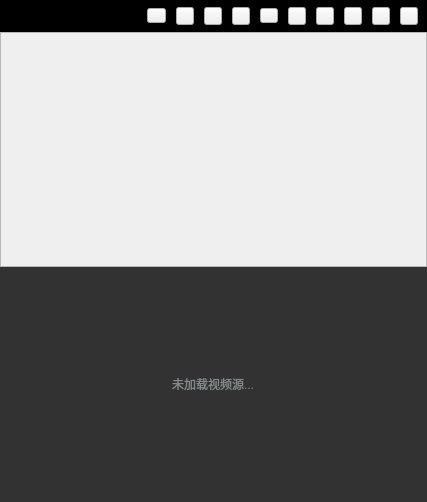
<?xml version="1.0" encoding="UTF-8"?>
<ui version="4.0">
 <class>playModeWgt</class>
 <widget class="QWidget" name="playModeWgt">
  <property name="geometry">
   <rect>
    <x>0</x>
    <y>0</y>
    <width>427</width>
    <height>502</height>
   </rect>
  </property>
  <property name="windowTitle">
   <string>Form</string>
  </property>
  <layout class="QGridLayout" name="gridLayout_4">
   <property name="leftMargin">
    <number>0</number>
   </property>
   <property name="topMargin">
    <number>0</number>
   </property>
   <property name="rightMargin">
    <number>0</number>
   </property>
   <property name="bottomMargin">
    <number>0</number>
   </property>
   <property name="spacing">
    <number>0</number>
   </property>
   <item row="0" column="0">
    <widget class="QWidget" name="widget" native="true">
     <property name="styleSheet">
      <string notr="true"/>
     </property>
     <layout class="QGridLayout" name="gridLayout_3">
      <property name="leftMargin">
       <number>0</number>
      </property>
      <property name="topMargin">
       <number>0</number>
      </property>
      <property name="rightMargin">
       <number>0</number>
      </property>
      <property name="bottomMargin">
       <number>0</number>
      </property>
      <property name="spacing">
       <number>0</number>
      </property>
      <item row="0" column="0">
       <widget class="QWidget" name="topWidget_" native="true">
        <property name="sizePolicy">
         <sizepolicy hsizetype="Expanding" vsizetype="Expanding">
          <horstretch>0</horstretch>
          <verstretch>0</verstretch>
         </sizepolicy>
        </property>
        <property name="minimumSize">
         <size>
          <width>0</width>
          <height>32</height>
         </size>
        </property>
        <property name="maximumSize">
         <size>
          <width>16777215</width>
          <height>32</height>
         </size>
        </property>
        <property name="styleSheet">
         <string notr="true">#topWidget_{
background:rgb(0,0,0);


}</string>
        </property>
        <layout class="QHBoxLayout" name="horizontalLayout_2">
         <property name="spacing">
          <number>10</number>
         </property>
         <property name="topMargin">
          <number>0</number>
         </property>
         <property name="bottomMargin">
          <number>0</number>
         </property>
         <item>
          <widget class="QLabel" name="label">
           <property name="sizePolicy">
            <sizepolicy hsizetype="Fixed" vsizetype="Expanding">
             <horstretch>0</horstretch>
             <verstretch>0</verstretch>
            </sizepolicy>
           </property>
           <property name="minimumSize">
            <size>
             <width>33</width>
             <height>14</height>
            </size>
           </property>
           <property name="maximumSize">
            <size>
             <width>4566456</width>
             <height>14</height>
            </size>
           </property>
           <property name="styleSheet">
            <string notr="true">#label{
font-family:&quot;微软雅黑&quot;;
font-size:12px;
color:#ffd500;
text-align:right;
}</string>
           </property>
           <property name="text">
            <string/>
           </property>
          </widget>
         </item>
         <item>
          <spacer name="horizontalSpacer">
           <property name="orientation">
            <enum>Qt::Horizontal</enum>
           </property>
           <property name="sizeHint" stdset="0">
            <size>
             <width>40</width>
             <height>20</height>
            </size>
           </property>
          </spacer>
         </item>
         <item alignment="Qt::AlignHCenter">
          <widget class="QLabel" name="tipLabel">
           <property name="styleSheet">
            <string notr="true">font-family:&quot;微软雅黑&quot;;
font-size:12px;
color:#ffffff;
</string>
           </property>
           <property name="text">
            <string/>
           </property>
          </widget>
         </item>
         <item>
          <widget class="QPushButton" name="switchStreamBtn_">
           <property name="minimumSize">
            <size>
             <width>19</width>
             <height>15</height>
            </size>
           </property>
           <property name="maximumSize">
            <size>
             <width>19</width>
             <height>15</height>
            </size>
           </property>
           <property name="toolTip">
            <string>切换码流</string>
           </property>
           <property name="styleSheet">
            <string notr="true">#switchStreamBtn_{
border-image:url(:/image/image/hdclose.png);
}
#switchStreamBtn_:pressed{
margin:1px;
}
#switchStreamBtn_:checked{
border-image:url(:/image/image/hdopen.png);
}</string>
           </property>
           <property name="text">
            <string/>
           </property>
           <property name="checkable">
            <bool>true</bool>
           </property>
          </widget>
         </item>
         <item>
          <widget class="QPushButton" name="MapBtn_">
           <property name="sizePolicy">
            <sizepolicy hsizetype="Fixed" vsizetype="Fixed">
             <horstretch>0</horstretch>
             <verstretch>0</verstretch>
            </sizepolicy>
           </property>
           <property name="minimumSize">
            <size>
             <width>18</width>
             <height>18</height>
            </size>
           </property>
           <property name="maximumSize">
            <size>
             <width>18</width>
             <height>18</height>
            </size>
           </property>
           <property name="toolTip">
            <string>&lt;html&gt;&lt;head/&gt;&lt;body&gt;&lt;p&gt;VR地图&lt;/p&gt;&lt;/body&gt;&lt;/html&gt;</string>
           </property>
           <property name="styleSheet">
            <string notr="true">#MapBtn_{
border-image:url(:/image/image/openmap.png);
}
#MapBtn_:pressed{
margin:1px;
}
#MapBtn_:hover{
border-image:url(:/image/image/openmapb.png);
}
#MapBtn_:checked{
border-image:url(:/image/image/openmapb.png);
}</string>
           </property>
           <property name="text">
            <string/>
           </property>
           <property name="checkable">
            <bool>true</bool>
           </property>
          </widget>
         </item>
         <item>
          <widget class="QPushButton" name="ReplayBtn_">
           <property name="sizePolicy">
            <sizepolicy hsizetype="Fixed" vsizetype="Fixed">
             <horstretch>0</horstretch>
             <verstretch>0</verstretch>
            </sizepolicy>
           </property>
           <property name="minimumSize">
            <size>
             <width>18</width>
             <height>18</height>
            </size>
           </property>
           <property name="maximumSize">
            <size>
             <width>18</width>
             <height>18</height>
            </size>
           </property>
           <property name="styleSheet">
            <string notr="true">#ReplayBtn_{
border-image:url(:/image/image/history.png);
}
#ReplayBtn_:hover{
border-image:url(:/image/image/historyb.png);
}
#ReplayBtn_:pressed{
margin:1px;
}
</string>
           </property>
           <property name="text">
            <string/>
           </property>
          </widget>
         </item>
         <item>
          <widget class="QPushButton" name="hotPointBtn_">
           <property name="sizePolicy">
            <sizepolicy hsizetype="Fixed" vsizetype="Fixed">
             <horstretch>0</horstretch>
             <verstretch>0</verstretch>
            </sizepolicy>
           </property>
           <property name="minimumSize">
            <size>
             <width>18</width>
             <height>18</height>
            </size>
           </property>
           <property name="maximumSize">
            <size>
             <width>18</width>
             <height>18</height>
            </size>
           </property>
           <property name="text">
            <string/>
           </property>
          </widget>
         </item>
         <item>
          <widget class="QPushButton" name="bandWidthBtn">
           <property name="sizePolicy">
            <sizepolicy hsizetype="Fixed" vsizetype="Fixed">
             <horstretch>0</horstretch>
             <verstretch>0</verstretch>
            </sizepolicy>
           </property>
           <property name="minimumSize">
            <size>
             <width>18</width>
             <height>15</height>
            </size>
           </property>
           <property name="maximumSize">
            <size>
             <width>18</width>
             <height>15</height>
            </size>
           </property>
           <property name="toolTip">
            <string>&lt;html&gt;&lt;head/&gt;&lt;body&gt;&lt;p&gt;带宽统计&lt;/p&gt;&lt;/body&gt;&lt;/html&gt;</string>
           </property>
           <property name="styleSheet">
            <string notr="true">#bandWidthBtn{
border-image:url(:/image/image/bandWidth.png);
}
#bandWidthBtn:pressed{
margin:1px;
}
#bandWidthBtn:hover{
border-image:url(:/image/image/bandWidthb.png);
}</string>
           </property>
           <property name="text">
            <string/>
           </property>
          </widget>
         </item>
         <item>
          <widget class="QPushButton" name="optimize_">
           <property name="minimumSize">
            <size>
             <width>18</width>
             <height>18</height>
            </size>
           </property>
           <property name="maximumSize">
            <size>
             <width>18</width>
             <height>18</height>
            </size>
           </property>
           <property name="toolTip">
            <string>优化</string>
           </property>
           <property name="styleSheet">
            <string notr="true">#optimize_{
border-image:url(:/image/image/optimize.png);
}
#optimize_:pressed{
margin:1px;
}
#optimize_:hover{
border-image:url(:/image/image/optimizeb.png);
}</string>
           </property>
           <property name="text">
            <string/>
           </property>
          </widget>
         </item>
         <item>
          <widget class="QPushButton" name="ballBtn_">
           <property name="minimumSize">
            <size>
             <width>18</width>
             <height>18</height>
            </size>
           </property>
           <property name="maximumSize">
            <size>
             <width>18</width>
             <height>18</height>
            </size>
           </property>
           <property name="toolTip">
            <string>球机联动</string>
           </property>
           <property name="styleSheet">
            <string notr="true">#ballBtn_{
border-image:url(:/image/image/ball.png);
}
#ballBtn_:pressed{
margin:1px;
}
#ballBtn_:hover{
border-image:url(:/image/image/ballb.png);
}</string>
           </property>
           <property name="text">
            <string/>
           </property>
          </widget>
         </item>
         <item>
          <widget class="QPushButton" name="htcBtn_">
           <property name="sizePolicy">
            <sizepolicy hsizetype="Fixed" vsizetype="Fixed">
             <horstretch>0</horstretch>
             <verstretch>0</verstretch>
            </sizepolicy>
           </property>
           <property name="minimumSize">
            <size>
             <width>18</width>
             <height>18</height>
            </size>
           </property>
           <property name="maximumSize">
            <size>
             <width>18</width>
             <height>18</height>
            </size>
           </property>
           <property name="toolTip">
            <string>Htc头盔</string>
           </property>
           <property name="styleSheet">
            <string notr="true">#htcBtn_{
border-image:url(:/image/image/vive.png);
}
#htcBtn_:pressed{
margin:1px;
}
#htcBtn_:hover{
border-image:url(:/image/image/viveb.png);
}</string>
           </property>
           <property name="text">
            <string/>
           </property>
          </widget>
         </item>
         <item>
          <widget class="QPushButton" name="captureBtn_">
           <property name="minimumSize">
            <size>
             <width>18</width>
             <height>18</height>
            </size>
           </property>
           <property name="maximumSize">
            <size>
             <width>18</width>
             <height>18</height>
            </size>
           </property>
           <property name="toolTip">
            <string>快照</string>
           </property>
           <property name="styleSheet">
            <string notr="true">#captureBtn_{
border-image:url(:/image/image/capture.png);
}
#captureBtn_:pressed{
margin:1px;
}
#captureBtn_:hover{
border-image:url(:/image/image/captureb.png);
}</string>
           </property>
           <property name="text">
            <string/>
           </property>
          </widget>
         </item>
         <item>
          <widget class="QPushButton" name="autoCircleBtn_">
           <property name="minimumSize">
            <size>
             <width>18</width>
             <height>18</height>
            </size>
           </property>
           <property name="maximumSize">
            <size>
             <width>18</width>
             <height>18</height>
            </size>
           </property>
           <property name="toolTip">
            <string>自动旋转</string>
           </property>
           <property name="styleSheet">
            <string notr="true">#autoCircleBtn_{
border-image:url(:/image/image/rotate.png);
}
#autoCircleBtn_:pressed{
margin:1px;
}
#autoCircleBtn_:hover{
border-image:url(:/image/image/rotateb.png);
}</string>
           </property>
           <property name="text">
            <string/>
           </property>
          </widget>
         </item>
        </layout>
       </widget>
      </item>
      <item row="1" column="0">
       <widget class="QScrollArea" name="scrollArea_">
        <property name="minimumSize">
         <size>
          <width>418</width>
          <height>235</height>
         </size>
        </property>
        <property name="widgetResizable">
         <bool>true</bool>
        </property>
        <widget class="QWidget" name="scrollAreaWidgetContents">
         <property name="geometry">
          <rect>
           <x>0</x>
           <y>0</y>
           <width>425</width>
           <height>233</height>
          </rect>
         </property>
         <layout class="QGridLayout" name="gridLayout_2">
          <property name="leftMargin">
           <number>0</number>
          </property>
          <property name="topMargin">
           <number>0</number>
          </property>
          <property name="rightMargin">
           <number>0</number>
          </property>
          <property name="bottomMargin">
           <number>0</number>
          </property>
          <property name="spacing">
           <number>0</number>
          </property>
         </layout>
        </widget>
       </widget>
      </item>
      <item row="2" column="0">
       <widget class="QWidget" name="initWidget" native="true">
        <property name="sizePolicy">
         <sizepolicy hsizetype="Expanding" vsizetype="Expanding">
          <horstretch>0</horstretch>
          <verstretch>0</verstretch>
         </sizepolicy>
        </property>
        <property name="minimumSize">
         <size>
          <width>418</width>
          <height>235</height>
         </size>
        </property>
        <property name="styleSheet">
         <string notr="true">#initWidget{
background:#323232;
}</string>
        </property>
        <layout class="QGridLayout" name="gridLayout">
         <property name="leftMargin">
          <number>0</number>
         </property>
         <property name="topMargin">
          <number>0</number>
         </property>
         <property name="rightMargin">
          <number>0</number>
         </property>
         <property name="bottomMargin">
          <number>0</number>
         </property>
         <property name="spacing">
          <number>0</number>
         </property>
         <item row="0" column="0">
          <widget class="QLabel" name="label_2">
           <property name="sizePolicy">
            <sizepolicy hsizetype="Fixed" vsizetype="Fixed">
             <horstretch>0</horstretch>
             <verstretch>0</verstretch>
            </sizepolicy>
           </property>
           <property name="minimumSize">
            <size>
             <width>400</width>
             <height>14</height>
            </size>
           </property>
           <property name="maximumSize">
            <size>
             <width>400</width>
             <height>14</height>
            </size>
           </property>
           <property name="styleSheet">
            <string notr="true">font-family:&quot;微软雅黑&quot;;
font-size:12px;
color:#868989;
text-align:center;</string>
           </property>
           <property name="text">
            <string>未加载视频源...</string>
           </property>
           <property name="alignment">
            <set>Qt::AlignCenter</set>
           </property>
          </widget>
         </item>
        </layout>
       </widget>
      </item>
     </layout>
    </widget>
   </item>
  </layout>
 </widget>
 <resources/>
 <connections/>
</ui>
